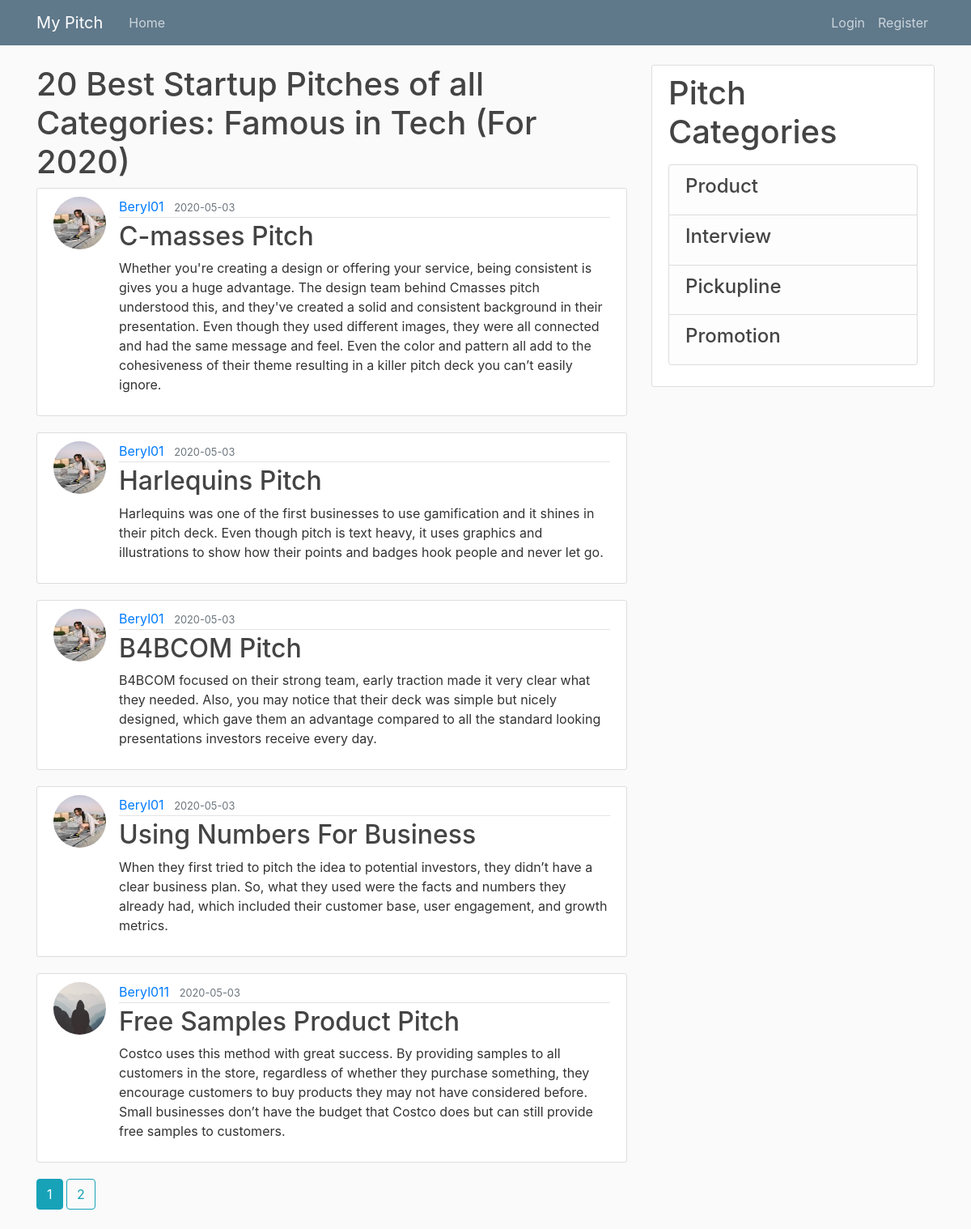
The page /index on the database as committed earlier.
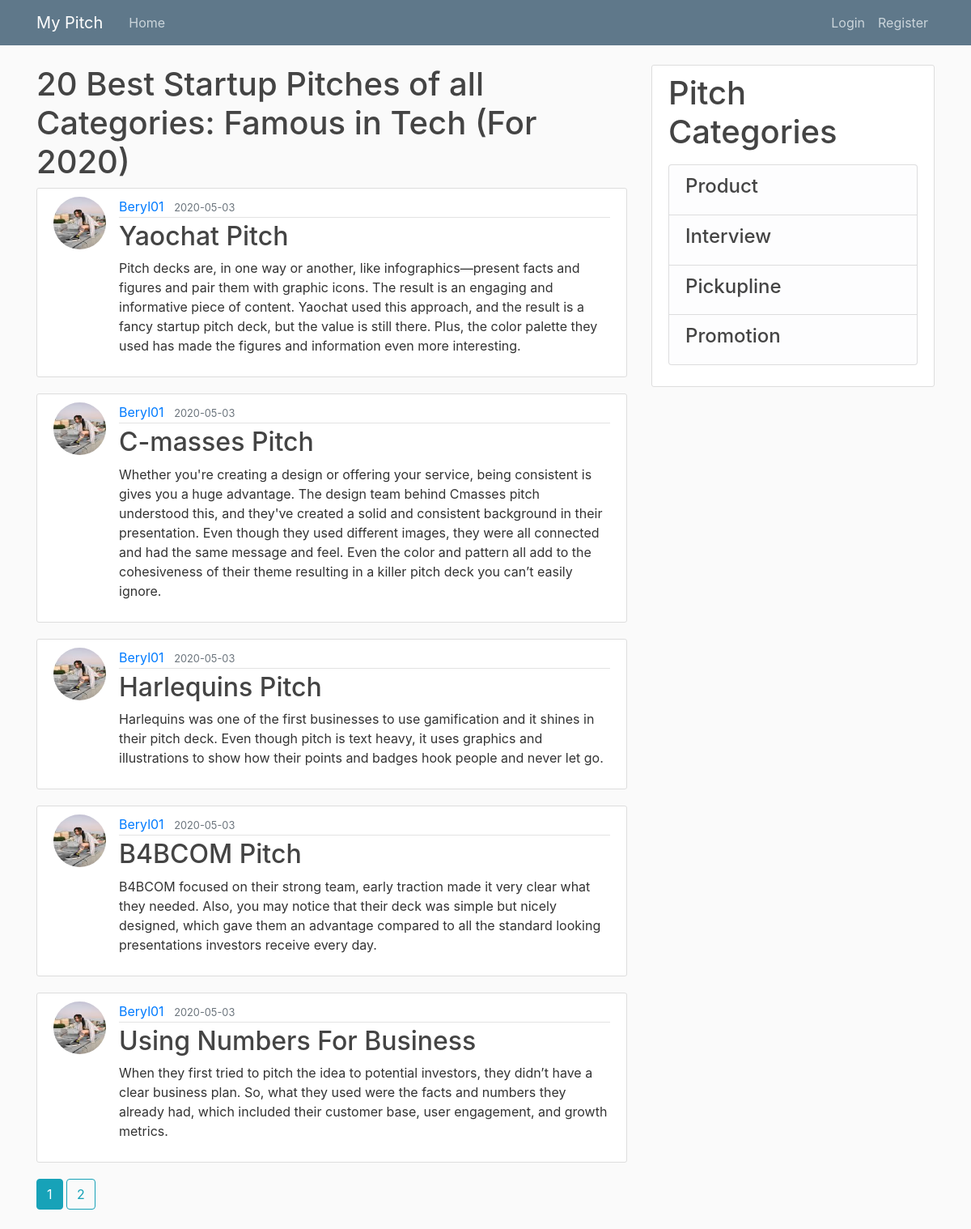
The same page on the database as committed later.
### app/models.py (models this page shows, shortened)
class Post(db.Model):
    id = db.Column(db.Integer, primary_key=True)
    title = db.Column(db.String(100), nullable=False)
    date = db.Column(db.DateTime, nullable=False, default=datetime.utcnow)
    content = db.Column(db.Text, nullable=False)
    user_id = db.Column(db.Integer, db.ForeignKey('user.id'), nullable=False)

class User(db.Model, UserMixin):
    id = db.Column(db.Integer, primary_key=True)
    username = db.Column(db.String(20), unique=True, nullable=False)
    email = db.Column(db.String(120), unique=True, nullable=False)
    image_file = db.Column(db.String(20), nullable=False, default='default.jpg')
    password = db.Column(db.String(60), nullable=False)
    posts = db.relationship('Post', backref='author', lazy=True)

### app/routes.py (the view)
@app.route("/")
@app.route("/index")
def index():
    page = request.args.get('page', 1, type=int)
    posts = Post.query.order_by(Post.date.desc()).paginate(page=page, per_page=5)
    return render_template('index.html', posts=posts)

### app/templates/index.html (shortened to what this page needs)
{% extends "base.html" %}
{% block content %}
<h1>20 Best Startup Pitches of all Categories: Famous in Tech (For 2020)</h1>
{% for post in posts.items %}
<article class="media content-section">
  <img class="rounded-circle article-img"
    src="{{ url_for('static', filename='profile_pics/' + post.author.image_file) }}">
  <div class="media-body">
    <div class="article-metadata">
      <a class="mr-2" href="{{ url_for('user_posts', username=post.author.username) }}">{{ post.author.username }}</a>
      <small class="text-muted">{{ post.date.strftime('%Y-%m-%d') }}</small>
    </div>
    <h2><a class="article-title" href="{{ url_for('post', post_id=post.id) }}">{{ post.title }}</a></h2>
    <p class="article-content">{{ post.content }}</p>
  </div>
</article>
{% endfor %}
{% for page_num in posts.iter_pages(left_edge=1, right_edge=1, left_current=1, right_current=2) %}
{% if page_num %}
{% if posts.page == page_num %}
<a class="btn btn-info mb-4" href="{{ url_for('index', page=page_num) }}">{{ page_num }}</a>
{% else %}
<a class="btn btn-outline-info mb-4" href="{{ url_for('index', page=page_num) }}">{{ page_num }}</a>
{% endif %}
{% else %}
...
{% endif %}
{% endfor %}
{% endblock content %}

### app/templates/base.html (shortened to what this page needs)
<!DOCTYPE html>
<html>
<head>
  <link rel="stylesheet" href="https://maxcdn.bootstrapcdn.com/bootstrap/4.0.0/css/bootstrap.min.css"
>
  <link rel="stylesheet" type="text/css" href="{{ url_for('static', filename='styles.css') }}">
</head>
<body>
  <header class="site-header">
    <nav class="navbar navbar-expand-md navbar-dark bg-steel fixed-top">
      <div class="container">
        <a class="navbar-brand mr-4" href="{{ url_for('index') }}">My Pitch</a>
        <div class="collapse navbar-collapse" id="navbarToggle">
          <div class="navbar-nav mr-auto">
            <a class="nav-item nav-link" href="{{ url_for('index') }}">Home</a>
          </div>
          <div class="navbar-nav">
            {% if current_user.is_authenticated %}
            <a class="nav-item nav-link" href="{{ url_for('new_post') }}">Post a New Pitch</a>
            <a class="nav-item nav-link" href="{{ url_for('account') }}">Account</a>
            <a class="nav-item nav-link" href="{{ url_for('logout') }}">Logout</a>
            {% else %}
            <a class="nav-item nav-link" href="{{ url_for('login') }}">Login</a>
            <a class="nav-item nav-link" href="{{ url_for('register') }}">Register</a>
            {% endif %}
          </div>
        </div>
      </div>
    </nav>
  </header>
  <main role="main" class="container">
    <div class="row">
      <div class="col-md-8">
        {% block content %}{% endblock %}
      </div>
      <div class="col-md-4">
        <div class="content-section">
          <h1>Pitch Categories</h1>
          <p class='text-muted'>
            <ul class="list-group">
              <li class="list-group-item list-group-item-light">
                <a href="{{ url_for('new_post') }}"><h4>Product</h4></a></li>
              <li class="list-group-item list-group-item-light">
                <a href="{{ url_for('new_post') }}"><h4>Interview</h4></a></li>
              <li class="list-group-item list-group-item-light">
                <a href="{{ url_for('new_post') }}"><h4>Pickupline</h4></a></li>
              <li class="list-group-item list-group-item-light">
                <a href="{{ url_for('new_post') }}"><h4>Promotion</h4></a></li>
            </ul>
          </p>
          </div>
        </div>
      </div>
  </main>
</body>
</html>

### app/static/styles.css (style rules this page uses)
body { background: #fafafa; color: #333333; margin-top: 5rem; }
h1, h2, h3, h4, h5, h6 { color: #444444; }
.bg-steel { background-color: #5f788a; }
.site-header .navbar-nav .nav-link { color: #cbd5db; }
.content-section { background: #ffffff; padding: 10px 20px; border: 1px solid #dddddd; border-radius: 3px; margin-bottom: 20px; }
.article-title { color: #444444; }
.article-content { white-space: pre-line; }
.article-img { height: 65px; width: 65px; margin-right: 16px; }
.article-metadata { padding-bottom: 1px; margin-bottom: 4px; border-bottom: 1px solid #e3e3e3 }

Rows that differ between the two databases and show on the page:
no longer on this page (row unchanged): Post: image_file (placeholder picture), author.username "Beryl011", date "2020-05-03", title "Free Samples Product Pitch", content "Costco uses this method with great success. By providing samples to all customers in the store, regardless of whether they purchase something, they encourage customers to buy products they may not have considered before. Small businesses don’t have the budget that Costco does but can still provide free samples to customers."
added Post: image_file (picture), author.username "Beryl01", date "2020-05-03", title "Yaochat Pitch", content "Pitch decks are, in one way or another, like infographics—present facts and figures and pair them with graphic icons. The result is an engaging and informative piece of content. Yaochat used this approach, and the result is a fancy startup pitch deck, but the value is still there. Plus, the color palette they used has made the figures and information even more interesting."
